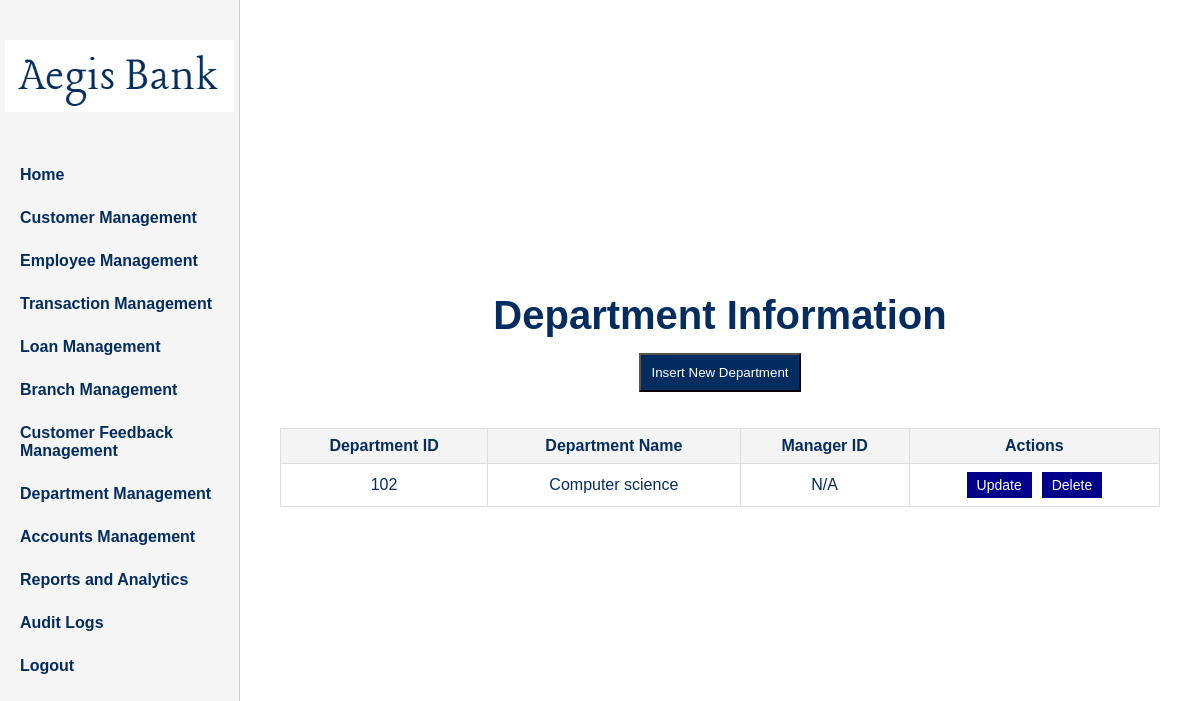
/adminpages/manage_department.php (signed in), run on the app's committed database.
### tables this page shows
CREATE TABLE `department` (
  `departmentID` int(11) NOT NULL,
  `departmentName` varchar(100) NOT NULL,
  `managerID` int(11) DEFAULT NULL
);

### adminpages/manage_department.php (the view, shortened to what this page needs)
<?php
include '../connection.php';
$result = mysqli_query($conn, "SELECT * FROM department");
$departments = mysqli_fetch_all($result, MYSQLI_ASSOC);
?>
<!DOCTYPE html>
<html lang="en">
<head>
    <link rel="stylesheet" href="../css/adminpages.css">
</head>
<body>
    <div id="main">
        <header class="header">
            <div id="logo" style="padding-top: 20px;">
                <img src="../logo.png" alt="Bank Logo">
            </div>
            <nav class="nav-links">
                <a href="adminhome.php">Home</a>
                <a href="manage_users.php">Customer Management</a>
                <a href="manage_employees.php">Employee Management</a>
                <a href="manage_transaction.php">Transaction Management</a>
                <a href="manage_loan.php">Loan Management</a>
                <a href="manage_branch.php">Branch Management</a>
                <a href="manage_support.php">Customer Feedback Management</a>
                <a href="manage_department.php">Department Management</a>
                <a href="manage_account.php">Accounts Management</a>
                <a href="manage_reports.php">Reports and Analytics</a>
                <a href="manage_audit_logs.php">Audit Logs</a>
                <a href="admin_logout.php">Logout</a>
            </nav>
        </header>
        <div class="user-info">
            <h1>Department Information</h1>
            <div class="buttons">
                <button onclick="window.location.href='DepartmentManagement/create_dep.php'">Insert New Department</button>
            </div>
            <table>
                <thead>
                    <tr>
                        <th>Department ID</th>
                        <th>Department Name</th>
                        <th>Manager ID</th>
                        <th>Actions</th>
                    </tr>
                </thead>
                <tbody>
                    <?php foreach ($departments as $department): ?>
                        <tr>
                            <td><?= htmlspecialchars($department['departmentID'] ?? 'N/A'); ?></td>
                            <td><?= htmlspecialchars($department['departmentName'] ?? 'N/A'); ?></td>
                            <td><?= htmlspecialchars($department['managerID'] ?? 'N/A'); ?></td>
                            <td>
                                <div class="action-buttons">
                                    <button class="update"
                                        onclick="window.location.href='DepartmentManagement/update_dep.php?departmentID=<?= $department['departmentID']; ?>'">
                                        Update
                                    </button>
                                    <button class="delete"
                                        onclick="if(confirm('Are you sure you want to delete this employee?'))
                                            window.location.href='DepartmentManagement/delete_dep.php?departmentID=<?= $department['departmentID']; ?>'">
                                        Delete
                                    </button>
                                </div>
                            </td>
                        </tr>
                    <?php endforeach; ?>
                </tbody>
            </table>
        </div>
    </div>
</body>
</html>

### css/adminpages.css (style rules this page uses)
* { margin: 0; padding: 0; box-sizing: border-box; font-family: 'Gill Sans', sans-serif; }
html, body { height: 100%; width: 100%; }
#main { height: 100%; width: 100%; display: flex; background-color: whitesmoke; }
.header { height: 100%; width: 20%; background-color: whitesmoke; display: flex; flex-direction: column; align-items: center; padding-top: 20px; border-right: 1px solid #ccc; }
#logo { width: 96%; text-align: center; margin-bottom: 20px; }
#logo img { width: 100%; height: auto; object-fit: contain; }
.nav-links { display: flex; flex-direction: column; align-items: flex-start; gap: 25px; margin-top: 20px; padding-left: 20px; padding-top: 10px; }
.nav-links a { color: #032D60; font-weight: bold; text-decoration: none; font-size: 16px; text-align: left; }
.user-info { flex: 1; background-color: white; display: flex; flex-direction: column; justify-content: center; align-items: center; text-align: center; color: #032D60; padding: 40px; }
.user-info h1 { font-weight: bold; font-size: 24px; }

### adminpages/manage_department.php (style rules this page uses)
.user-info h1 { font-size: 40px; }
table { width: 100%; border-collapse: collapse; margin-top: 20px; }
table th, table td { border: 1px solid #ddd; padding: 8px; text-align: center; }
table th { background-color: #f4f4f4; font-weight: bold; }
.buttons { margin: 15px 15px; width: 20%; height:40px; }
.buttons button { padding: 10px; background-color: #032d60; color: white; }
.action-buttons { display: flex; gap: 10px; justify-content: center; }
.action-buttons button { padding: 5px 10px; font-size: 14px; cursor: pointer; }
.action-buttons button.update { background-color: darkblue; color: white; border: none; }
.action-buttons button.delete { background-color: darkblue; color: white; border: none; }

### data on the page
department: departmentID "102", departmentName "Computer science", managerID "N/A"
